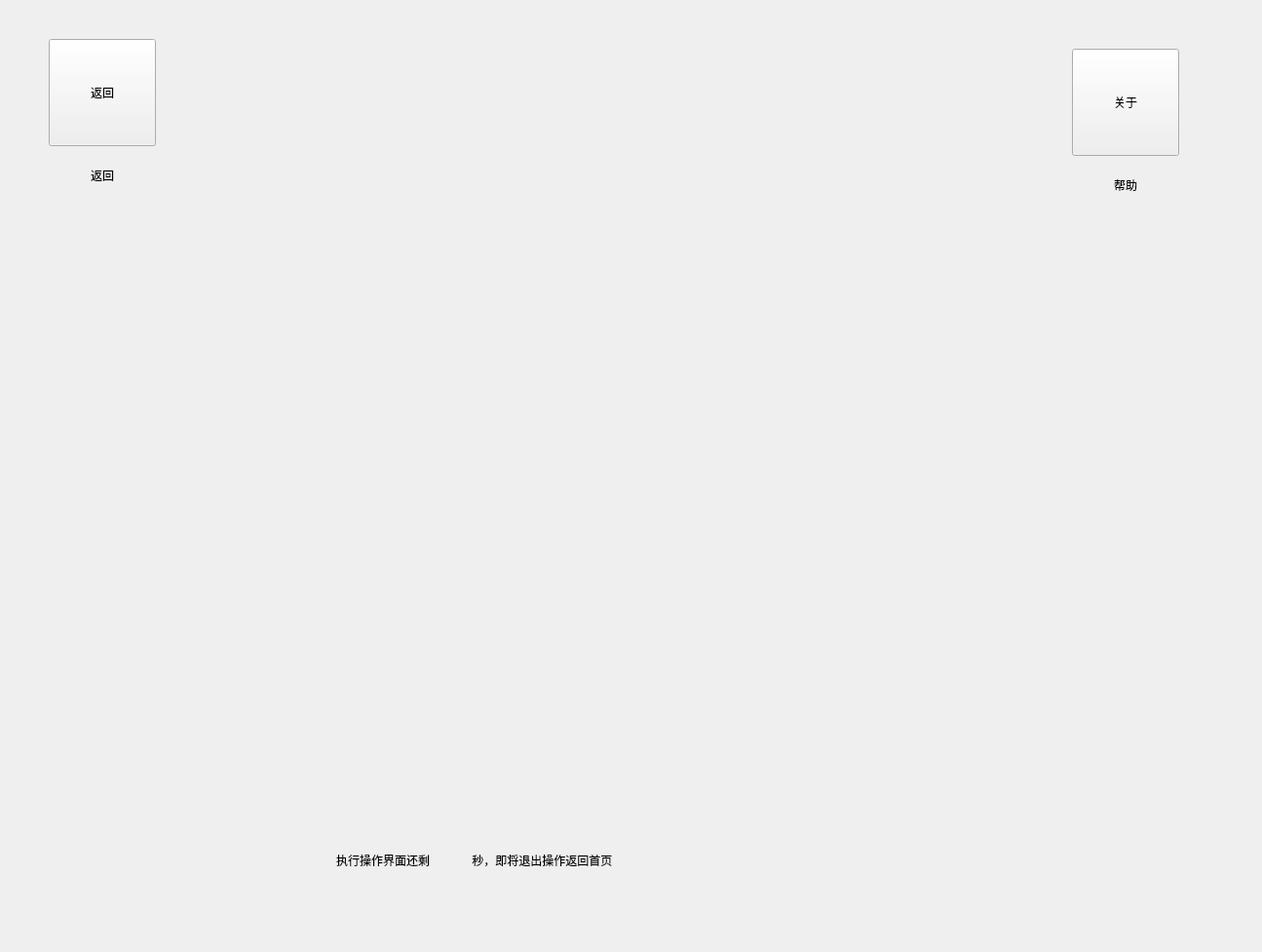
<?xml version="1.0" encoding="UTF-8"?>
<ui version="4.0">
 <class>Widget</class>
 <widget class="QWidget" name="Widget">
  <property name="geometry">
   <rect>
    <x>0</x>
    <y>0</y>
    <width>1295</width>
    <height>977</height>
   </rect>
  </property>
  <property name="windowTitle">
   <string>Widget</string>
  </property>
  <widget class="QLabel" name="label_return">
   <property name="geometry">
    <rect>
     <x>40</x>
     <y>155</y>
     <width>130</width>
     <height>50</height>
    </rect>
   </property>
   <property name="text">
    <string>返回</string>
   </property>
   <property name="alignment">
    <set>Qt::AlignCenter</set>
   </property>
  </widget>
  <widget class="QToolButton" name="btn_return">
   <property name="geometry">
    <rect>
     <x>50</x>
     <y>40</y>
     <width>110</width>
     <height>110</height>
    </rect>
   </property>
   <property name="focusPolicy">
    <enum>Qt::NoFocus</enum>
   </property>
   <property name="text">
    <string>返回</string>
   </property>
  </widget>
  <widget class="QToolButton" name="btn_about">
   <property name="geometry">
    <rect>
     <x>1100</x>
     <y>50</y>
     <width>110</width>
     <height>110</height>
    </rect>
   </property>
   <property name="focusPolicy">
    <enum>Qt::NoFocus</enum>
   </property>
   <property name="text">
    <string>关于</string>
   </property>
  </widget>
  <widget class="QLabel" name="label_about">
   <property name="geometry">
    <rect>
     <x>1100</x>
     <y>165</y>
     <width>110</width>
     <height>50</height>
    </rect>
   </property>
   <property name="text">
    <string>帮助</string>
   </property>
   <property name="alignment">
    <set>Qt::AlignCenter</set>
   </property>
  </widget>
  <widget class="QLabel" name="label_bottom">
   <property name="geometry">
    <rect>
     <x>345</x>
     <y>855</y>
     <width>700</width>
     <height>55</height>
    </rect>
   </property>
   <property name="text">
    <string>执行操作界面还剩             秒，即将退出操作返回首页</string>
   </property>
  </widget>
  <widget class="QLabel" name="label_time">
   <property name="geometry">
    <rect>
     <x>590</x>
     <y>850</y>
     <width>80</width>
     <height>60</height>
    </rect>
   </property>
   <property name="text">
    <string/>
   </property>
   <property name="alignment">
    <set>Qt::AlignCenter</set>
   </property>
  </widget>
 </widget>
 <layoutdefault spacing="6" margin="11"/>
 <resources/>
 <connections/>
</ui>
